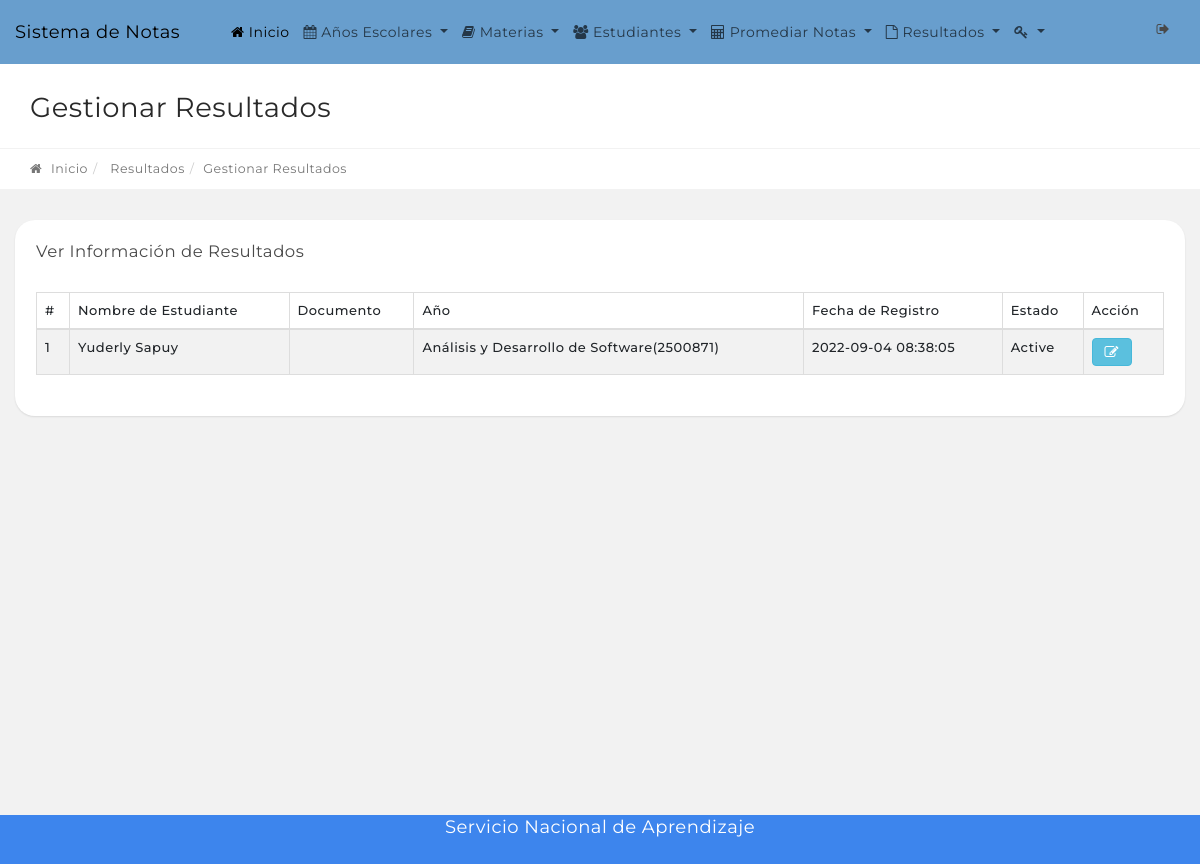
Screenshot of /manage-results.php with the database file from the repository.
### tables this page shows
CREATE TABLE `tblstudents` (
  `StudentId` int(11) NOT NULL,
  `StudentName` varchar(100) DEFAULT NULL,
  `documento` int(10) DEFAULT NULL,
  `StudentEmail` varchar(100) DEFAULT NULL,
  `Gender` varchar(10) DEFAULT NULL,
  `DOB` varchar(100) DEFAULT NULL,
  `ClassId` int(11) DEFAULT NULL,
  `RegDate` timestamp NULL DEFAULT current_timestamp(),
  `UpdationDate` timestamp NULL DEFAULT NULL,
  `Status` int(1) DEFAULT NULL
);

### manage-results.php (the view, shortened to what this page needs)
<?php
include('includes/config.php');
if (strlen($_SESSION['alogin']) == "") {
    header("Location: index.php");
} else {
?>
    <link rel="stylesheet" type="text/css" href="assets/js/DataTables/datatables.min.css" />
    <?php include('includes/topbar.php'); ?>
    <div class="content-wrapper">
        <div class="content-container">
            <div class="main-page">
                <div class="container-fluid">
                    <div class="row page-title-div">
                        <div class="col-md-6">
                            <h2 class="title">Gestionar Resultados</h2>
                        </div>
                    </div>
                    <div class="row breadcrumb-div">
                        <div class="col-md-6">
                            <ul class="breadcrumb">
                                <li><a href="dashboard.php"><i class="fa fa-home"></i> Inicio</a></li>
                                <li> Resultados</li>
                                <li class="active">Gestionar Resultados</li>
                            </ul>
                        </div>
                    </div>
                </div>
                <section class="section">
                    <div class="container-fluid">
                        <div class="row">
                            <div class="col-md-12">
                                <div class="panel">
                                    <div class="panel-heading">
                                        <div class="panel-title">
                                            <h5>Ver Información de Resultados</h5>
                                        </div>
                                    </div>
                                    <div class="panel-body p-20">
                                        <table id="example" class="display table table-striped table-bordered" cellspacing="0" width="100%">
                                            <thead>
                                                <tr>
                                                    <th>#</th>
                                                    <th>Nombre de Estudiante</th>
                                                    <th>Documento</th>
                                                    <th>Año</th>
                                                    <th>Fecha de Registro</th>
                                                    <th>Estado</th>
                                                    <th>Acción</th>
                                                </tr>
                                            </thead>
                                            <tbody>
                                                <?php $sql = "SELECT  distinct tblstudents.StudentName,tblstudents.documento,tblstudents.RegDate,tblstudents.StudentId,tblstudents.Status,tblclasses.ClassName,tblclasses.Section from tblresult join tblstudents on tblstudents.StudentId=tblresult.StudentId  join tblclasses on tblclasses.id=tblresult.ClassId";
                                                $query = $dbh->prepare($sql);
                                                $query->execute();
                                                $results = $query->fetchAll(PDO::FETCH_OBJ);
                                                $cnt = 1;
                                                if ($query->rowCount() > 0) {
                                                    foreach ($results as $result) {   ?>
                                                        <tr>
                                                            <td><?php echo htmlentities($cnt); ?></td>
                                                            <td><?php echo htmlentities($result->StudentName); ?></td>
                                                            <td><?php echo htmlentities($result->RollId); ?></td>
                                                            <td><?php echo htmlentities($result->ClassName); ?>(<?php echo htmlentities($result->Section); ?>)</td>
                                                            <td><?php echo htmlentities($result->RegDate); ?></td>
                                                            <td><?php if ($result->Status == 1) {
                                                                    echo htmlentities('Active');
                                                                } else {
                                                                    echo htmlentities('Blocked');
                                                                }
                                                                ?></td>
                                                            <td>
                                                                <a href="edit-result.php?stid=<?php echo htmlentities($result->StudentId); ?>" class="btn btn-info"><i class="fa fa-edit" title="Edit Record"></i> </a>
                                                            </td>
                                                        </tr>
                                                <?php $cnt = $cnt + 1;
                                                    }
                                                } ?>
                                            </tbody>
                                        </table>
                                    </div>
                                </div>
                            </div>
                        </div>
                    </div>
            </div>
        </div>
    </div>
    <?php include('includes/footer.php'); ?>
<?php } ?>

### rows the page displays
tblstudents: StudentName "Yuderly Sapuy", ClassName "Análisis y Desarrollo de Software", Section "2500871", RegDate "2022-09-04 08:38:05"
